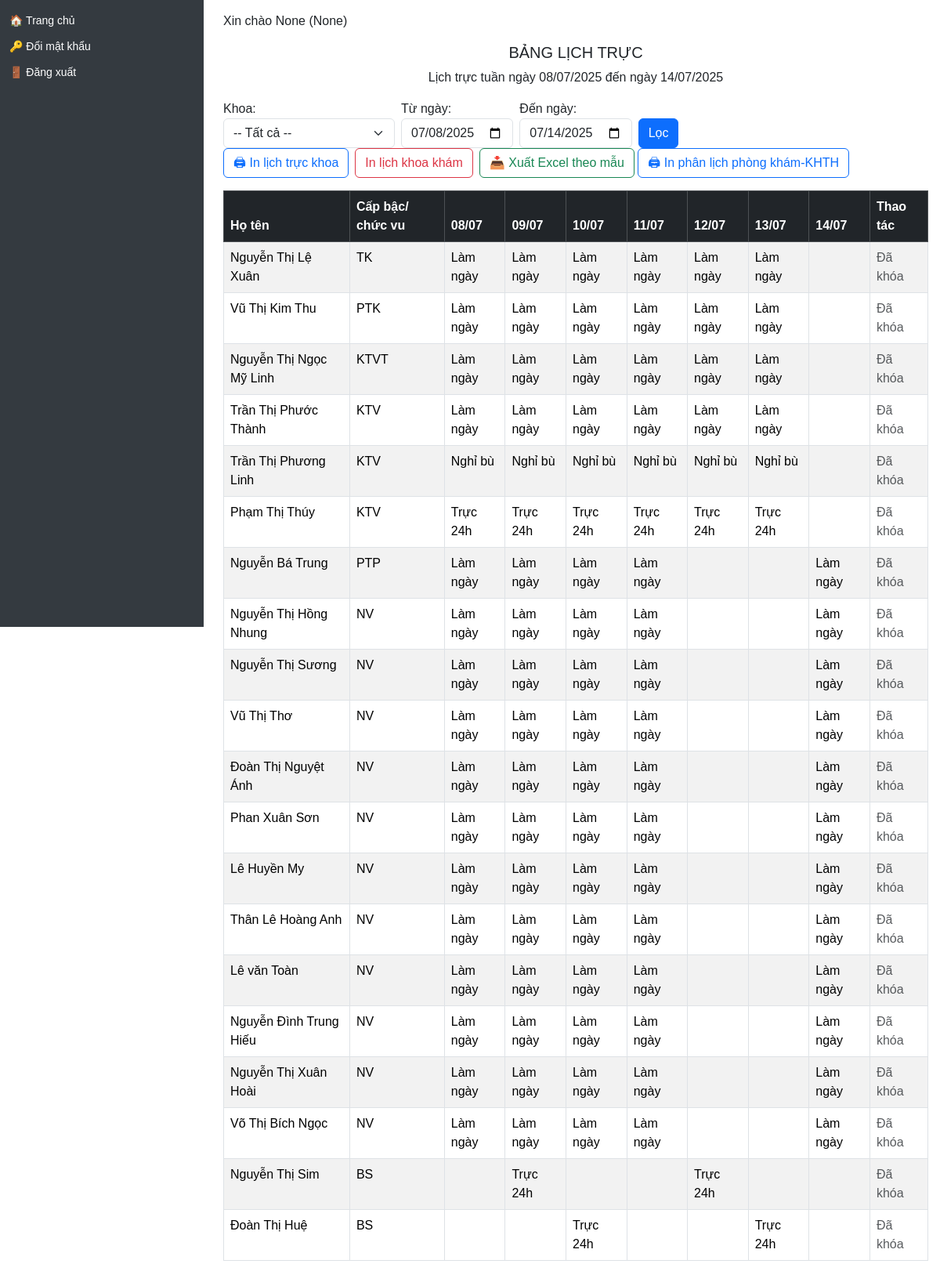
The app's page /schedule with its own data.
### models/schedule.py (models this page shows)
class Schedule(db.Model):
    __tablename__ = 'schedule'
    id = db.Column(db.Integer, primary_key=True)
    user_id = db.Column(db.Integer, db.ForeignKey('user.id'))
    shift_id = db.Column(db.Integer, db.ForeignKey('shift.id'))
    work_date = db.Column(db.Date)
    user = relationship("User", back_populates="schedules")
    shift = relationship("Shift")

### models/user.py (models this page shows)
class User(db.Model, UserMixin):
    __tablename__ = 'user'
    id = db.Column(db.Integer, primary_key=True)
    name = db.Column(db.String(100), nullable=False)
    username = db.Column(db.String(50), unique=True, nullable=False)
    password = db.Column(db.String(100), nullable=False)
    role = db.Column(db.String(20))  # admin / manager / user
    department = db.Column(db.String(100))
    position = db.Column(db.String(50))  # Bác sĩ / Điều dưỡng / KTV...
    contract_type = db.Column(db.String(50))  # Hợp đồng / Biên chế / v.v.
    email = db.Column(db.String(120))
    phone = db.Column(db.String(20))
    start_year = db.Column(db.Integer)  # ✅ Năm vào công tác (mới thêm)
    schedules = relationship("Schedule", back_populates="user")
    leave_requests = relationship('LeaveRequest', back_populates='user')

### models/shift.py (models this page shows, shortened)
class Shift(db.Model):
    id = Column(Integer, primary_key=True)
    name = Column(String(100), nullable=False)
    code = Column(String(20), nullable=True)
    start_time = Column(Time, nullable=False)
    end_time = Column(Time, nullable=False)
    duration = Column(Float, nullable=False)

### app.py (the view)
@app.route('/schedule', methods=['GET', 'POST'])
def view_schedule():
    user_role = session.get('role')
    user_dept = session.get('department')
    user_name = session.get('name')  # ✅ Thêm dòng này
    if user_role == 'admin':
        selected_department = request.args.get('department')
    else:
        selected_department = user_dept
    if user_role == 'admin':
        departments = [d[0] for d in db.session.query(User.department)
                       .filter(User.department.isnot(None)).distinct().all()]
    else:
        departments = [user_dept] if user_dept else []
    start_date_str = request.args.get('start_date')
    end_date_str = request.args.get('end_date')
    if start_date_str and end_date_str:
        start_date = datetime.strptime(start_date_str, '%Y-%m-%d').date()
        end_date = datetime.strptime(end_date_str, '%Y-%m-%d').date()
    else:
        start_date = datetime.today().date()
        end_date = start_date + timedelta(days=6)
    app.logger.info(f"[VIEW] User '{user_name}' ({user_role}) xem lịch khoa '{selected_department}' từ {start_date} đến {end_date}")
    query = Schedule.query.join(User).join(Shift)\
        .filter(Schedule.work_date.between(start_date, end_date))
    if selected_department:
        query = query.filter(User.department == selected_department)
    schedules = query.order_by(Schedule.work_date).all()
    date_range = sorted({s.work_date for s in schedules})
    schedule_data = {}
    for s in schedules:
        u = s.user
        if u.id not in schedule_data:
            schedule_data[u.id] = {
                'id': u.id,
                'name': u.name,
                'position': u.position,
                'department': u.department,
                'shifts': {},
                'shifts_full': {}
            }
        schedule_data[u.id]['shifts'][s.work_date] = s.shift.name
        schedule_data[u.id]['shifts_full'][s.work_date] = {
            'shift_id': s.shift.id,
            'shift_name': s.shift.name
        }
    filtered_for_print = {
        uid: data for uid, data in schedule_data.items()
        if any(s['shift_name'].strip().lower().startswith("trực") for s in data['shifts_full'].values())
    }
    signature = ScheduleSignature.query.filter_by(
        department=selected_department,
        from_date=start_date,
        to_date=end_date
    ).first()
    is_signed = bool(signature)
    signed_at = signature.signed_at if signature else None
    lock = ScheduleLock.query.filter_by(
        department=selected_department,
        start_date=start_date,
        end_date=end_date
    ).first()
    locked = bool(lock)
    return render_template(
        'schedule.html',
        departments=departments,
        selected_department=selected_department,
        schedule_data=schedule_data,           # 👉 dữ liệu đầy đủ cho bảng chính
        print_data=filtered_for_print,         # 👉 chỉ dùng khi cần riêng (Excel, xuất in khác)
        date_range=date_range,
        start_date=start_date,
        end_date=end_date,
        now=datetime.now(),
        is_signed=is_signed,
        signed_at=signed_at,
        locked=locked,
        user={
            'role': user_role,
            'department': user_dept,
            'name': session.get('name')
        }
    )

### app.py (called while the page is built)
@app.context_processor
def inject_user():
    user = None
    if 'user_id' in session:
        user = db.session.get(User, session['user_id'])
    return dict(user=user)

@app.context_processor
def inject_helpers():
    return dict(get_titled_names=get_titled_names)

@app.context_processor
def inject_helpers():
    return dict(get_titled_names=get_titled_names)

### templates/schedule.html (shortened to what this page needs)
{% extends 'layout.html' %}
{% block content %}
<h5 class="text-center">BẢNG LỊCH TRỰC {{ selected_department.upper() if selected_department else "" }}</h5>
<p class="text-center">Lịch trực tuần ngày {{ start_date.strftime('%d/%m/%Y') }} đến ngày {{ end_date.strftime('%d/%m/%Y') }}</p>
<div class="container-fluid px-0">
  <form method="GET" class="row g-2 align-items-end">
    <div class="col-md-3">
      <label for="department" class="form-label mb-0">Khoa:</label>
      <select name="department" id="department" class="form-select">
        <option value="">-- Tất cả --</option>
      </select>
    </div>
    <div class="col-md-2">
      <label for="start_date" class="form-label mb-0">Từ ngày:</label>
      <input type="date" name="start_date" class="form-control" value="{{ start_date }}">
    </div>
    <div class="col-md-2">
      <label for="end_date" class="form-label mb-0">Đến ngày:</label>
      <input type="date" name="end_date" class="form-control" value="{{ end_date }}">
    </div>
    <div class="col-auto">
      <button type="submit" class="btn btn-primary">Lọc</button>
    </div>
  </form>
</div>
<div class="d-flex justify-content-between align-items-center mb-3 flex-wrap gap-2">
  <div class="d-flex gap-2">
    <button class="btn btn-outline-primary" onclick="window.print()">🖨 In lịch trực khoa</button>
    <a href="{{ url_for('print_clinic_dept_schedule', start=start_date, end=end_date, department='Khoa khám - cấp cứu') }}" target="_blank" class="btn btn-outline-danger">In lịch khoa khám</a>
    <form method="POST" action="/export-template">
      <button type="submit" class="btn btn-outline-success">📥 Xuất Excel theo mẫu</button>
      <a href="/print-clinic-schedule?start={{ start_date }}&end={{ end_date }}" class="btn btn-outline-primary" target="_blank">🖨 In phân lịch phòng khám-KHTH</a>
    </form>
  </div>
</div>
<div class="table-scroll">
<table class="table table-bordered table-striped">
  <thead class="table-dark">
    <tr>
      <th>Họ tên</th>
      <th>Cấp bậc/ chức vu</th>
      {% for d in date_range %}
        <th>{{ d.strftime('%d/%m') }}</th>
      {% endfor %}
      <th class="print-hide">Thao tác</th>
    </tr>
  </thead>
  <tbody>
    {% for u in schedule_data.values() %}
      {% set ns = namespace(has_truc=false) %}
      {% for s in u.shifts_full.values() %}
        {% if s.shift_name and 'Trực' in s.shift_name %}
          {% set ns.has_truc = true %}
        {% endif %}
      {% endfor %}
      <tr class="{% if not ns.has_truc %}hide-if-not-truc{% endif %}">
        <td>{{ u.name }}</td>
        <td>{{ u.position }}</td>
        {% for d in date_range %}
          {% set ca = u.shifts_full.get(d) %}
          <td class="{% if ca and 'Trực' not in ca.shift_name %}non-duty{% endif %}">
            {% if ca %}
              {{ ca.shift_name }}
            {% endif %}
          </td>
        {% endfor %}
        <td class="print-hide">
          {% if user.role == 'admin' or (user.role == 'manager' and not locked and not is_signed) %}
            <a href="/schedule/edit/{{ u.id }}" class="btn btn-sm btn-primary">Sửa</a>
          {% else %}
            <span class="text-muted">Đã khóa</span>
          {% endif %}
        </td>
      </tr>
    {% endfor %}
  </tbody>
</table>
</div>
{% endblock %}

### templates/layout.html (style rules this page uses)
body { margin: 0; font-family: Arial, sans-serif; }

### records on screen
Schedule: strftime "08/07"
Schedule: strftime "09/07"
Schedule: strftime "10/07"
Schedule: strftime "11/07"
Schedule: strftime "12/07"
Schedule: strftime "13/07"
Schedule: strftime "14/07"
User: name "Nguyễn Thị Lệ Xuân", position "TK"
Shift: shift_name "Làm ngày"
User: name "Vũ Thị Kim Thu", position "PTK"
User: name "Nguyễn Thị Ngọc Mỹ Linh", position "KTVT"
User: name "Trần Thị Phước Thành", position "KTV"
User: name "Trần Thị Phương Linh", position "KTV"
Shift: shift_name "Nghỉ bù"
User: name "Phạm Thị Thúy", position "KTV"
Shift: shift_name "Trực 24h"
User: name "Nguyễn Bá Trung", position "PTP"
User: name "Nguyễn Thị Hồng Nhung", position "NV"
User: name "Nguyễn Thị Sương", position "NV"
User: name "Vũ Thị Thơ", position "NV"
User: name "Đoàn Thị Nguyệt Ánh", position "NV"
User: name "Phan Xuân Sơn", position "NV"
User: name "Lê Huyền My", position "NV"
User: name "Thân Lê Hoàng Anh", position "NV"
User: name "Lê văn Toàn", position "NV"
User: name "Nguyễn Đình Trung Hiếu", position "NV"
User: name "Nguyễn Thị Xuân Hoài", position "NV"
User: name "Võ Thị Bích Ngọc", position "NV"
User: name "Nguyễn Thị Sim", position "BS"
User: name "Đoàn Thị Huệ", position "BS"

### other values on screen
{{ user.name }} "None"
{{ user.role }} "None"
